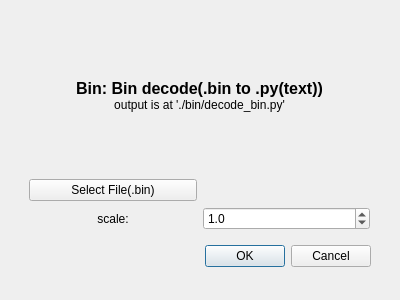
<?xml version="1.0" encoding="UTF-8"?>
<ui version="4.0">
 <class>Dialog</class>
 <widget class="QDialog" name="Dialog">
  <property name="geometry">
   <rect>
    <x>0</x>
    <y>0</y>
    <width>400</width>
    <height>300</height>
   </rect>
  </property>
  <property name="windowTitle">
   <string>Bin: Bin decode(.bin to .py(text))</string>
  </property>
  <widget class="QDialogButtonBox" name="buttonBox">
   <property name="geometry">
    <rect>
     <x>30</x>
     <y>240</y>
     <width>341</width>
     <height>32</height>
    </rect>
   </property>
   <property name="orientation">
    <enum>Qt::Horizontal</enum>
   </property>
   <property name="standardButtons">
    <set>QDialogButtonBox::Cancel|QDialogButtonBox::Ok</set>
   </property>
  </widget>
  <widget class="QWidget" name="gridLayoutWidget">
   <property name="geometry">
    <rect>
     <x>29</x>
     <y>19</y>
     <width>341</width>
     <height>211</height>
    </rect>
   </property>
   <layout class="QGridLayout" name="gridLayout">
    <item row="1" column="0">
     <widget class="QPushButton" name="pushButton">
      <property name="text">
       <string>Select File(.bin)</string>
      </property>
     </widget>
    </item>
    <item row="1" column="1">
     <widget class="QLabel" name="label_2">
      <property name="text">
       <string/>
      </property>
      <property name="wordWrap">
       <bool>true</bool>
      </property>
     </widget>
    </item>
    <item row="0" column="0" colspan="2">
     <widget class="QLabel" name="label">
      <property name="text">
       <string>&lt;!DOCTYPE HTML PUBLIC &quot;-//W3C//DTD HTML 4.0//EN&quot; &quot;http://www.w3.org/TR/REC-html40/strict.dtd&quot;&gt;
&lt;html&gt;&lt;head&gt;&lt;meta name=&quot;qrichtext&quot; content=&quot;1&quot; /&gt;&lt;meta charset=&quot;utf-8&quot; /&gt;&lt;style type=&quot;text/css&quot;&gt;
p, li { white-space: pre-wrap; }
hr { height: 1px; border-width: 0; }
li.unchecked::marker { content: &quot;\2610&quot;; }
li.checked::marker { content: &quot;\2612&quot;; }
&lt;/style&gt;&lt;/head&gt;&lt;body style=&quot; font-family:'Microsoft YaHei UI'; font-size:9pt; font-weight:400; font-style:normal;&quot;&gt;
&lt;p style=&quot; margin-top:0px; margin-bottom:0px; margin-left:0px; margin-right:0px; -qt-block-indent:0; text-indent:0px;&quot;&gt;&lt;span style=&quot; font-size:12pt; font-weight:700;&quot;&gt;Bin: Bin decode(.bin to .py(text))&lt;/span&gt;&lt;/p&gt;
&lt;p style=&quot; margin-top:0px; margin-bottom:0px; margin-left:0px; margin-right:0px; -qt-block-indent:0; text-indent:0px;&quot;&gt;output is at './bin/decode_bin.py'&lt;/p&gt;&lt;/body&gt;&lt;/html&gt;</string>
      </property>
      <property name="alignment">
       <set>Qt::AlignCenter</set>
      </property>
     </widget>
    </item>
    <item row="2" column="0">
     <widget class="QLabel" name="label_3">
      <property name="text">
       <string>scale:</string>
      </property>
      <property name="alignment">
       <set>Qt::AlignCenter</set>
      </property>
     </widget>
    </item>
    <item row="2" column="1">
     <widget class="QDoubleSpinBox" name="doubleSpinBox">
      <property name="decimals">
       <number>1</number>
      </property>
      <property name="value">
       <double>1.000000000000000</double>
      </property>
     </widget>
    </item>
   </layout>
  </widget>
 </widget>
 <resources/>
 <connections>
  <connection>
   <sender>buttonBox</sender>
   <signal>accepted()</signal>
   <receiver>Dialog</receiver>
   <slot>accept()</slot>
   <hints>
    <hint type="sourcelabel">
     <x>248</x>
     <y>254</y>
    </hint>
    <hint type="destinationlabel">
     <x>157</x>
     <y>274</y>
    </hint>
   </hints>
  </connection>
  <connection>
   <sender>buttonBox</sender>
   <signal>rejected()</signal>
   <receiver>Dialog</receiver>
   <slot>reject()</slot>
   <hints>
    <hint type="sourcelabel">
     <x>316</x>
     <y>260</y>
    </hint>
    <hint type="destinationlabel">
     <x>286</x>
     <y>274</y>
    </hint>
   </hints>
  </connection>
 </connections>
</ui>
